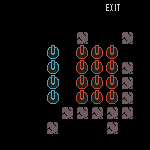

A level layout from a 2D game, rendered from its tile map. Below: a short description, then the map file with its tile-grid data intact:
An orthogonal 10x10 tile map with 15x15 px tiles, 1 tile layer (Layer2).

<map version="1.2" tiledversion="1.2.4" orientation="orthogonal" renderorder="right-down" width="10" height="10" tilewidth="15" tileheight="15" infinite="0" nextlayerid="3" nextobjectid="8">
 <tileset firstgid="1" source="tileset.tsx" />
 <layer id="1" name="Layer2" width="10" height="10">
  <data encoding="csv">
0,0,0,0,0,0,0,9,0,0,
0,0,0,0,0,0,0,0,0,0,
0,0,0,0,0,11,0,0,11,0,
0,0,0,6,0,2147483653,2147483653,2147483653,0,0,
0,0,0,6,0,2147483653,2147483653,2147483653,11,0,
0,0,0,6,0,2147483653,2147483653,2147483653,11,0,
0,0,0,6,0,2147483653,2147483653,2147483653,11,0,
0,0,0,0,11,11,11,11,11,0,
0,0,0,11,0,0,0,11,0,0,
0,0,0,0,0,0,0,0,0,0
</data>
 </layer>
 <objectgroup id="2" name="Entity" />
</map>